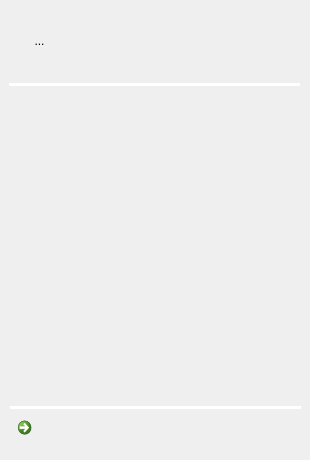
      <widget class="QWidget" name="arcWeldingLookUpTablePage">
       <widget class="QCommandLinkButton" name="arcWeldingLookUpTableBackButton">
        <property name="geometry">
         <rect>
          <x>10</x>
          <y>410</y>
          <width>41</width>
          <height>41</height>
         </rect>
        </property>
        <property name="toolTip">
         <string>Go back to Output parameters</string>
        </property>
        <property name="text">
         <string/>
        </property>
        <property name="icon">
         <iconset resource="adapHMIModule.qrc">
          <normaloff>:/adapHMIResources/images/Btn_Back.png</normaloff>:/adapHMIResources/images/Btn_Back.png</iconset>
        </property>
        <property name="iconSize">
         <size>
          <width>25</width>
          <height>25</height>
         </size>
        </property>
       </widget>
       <widget class="Line" name="arcWeldingLookUpTableUpperLine">
        <property name="geometry">
         <rect>
          <x>9</x>
          <y>76</y>
          <width>291</width>
          <height>16</height>
         </rect>
        </property>
        <property name="styleSheet">
         <string notr="true">color: rgb(255, 255, 255);</string>
        </property>
        <property name="frameShadow">
         <enum>QFrame::Plain</enum>
        </property>
        <property name="lineWidth">
         <number>3</number>
        </property>
        <property name="orientation">
         <enum>Qt::Horizontal</enum>
        </property>
       </widget>
       <widget class="Line" name="arcWeldingLookUpTableLowerLine">
        <property name="geometry">
         <rect>
          <x>10</x>
          <y>399</y>
          <width>291</width>
          <height>16</height>
         </rect>
        </property>
        <property name="styleSheet">
         <string notr="true">color: rgb(255, 255, 255);</string>
        </property>
        <property name="frameShadow">
         <enum>QFrame::Plain</enum>
        </property>
        <property name="lineWidth">
         <number>3</number>
        </property>
        <property name="orientation">
         <enum>Qt::Horizontal</enum>
        </property>
       </widget>
       <widget class="QWidget" name="arcWeldingLookUpTableWidget" native="true">
        <property name="geometry">
         <rect>
          <x>10</x>
          <y>10</y>
          <width>61</width>
          <height>61</height>
         </rect>
        </property>
        <widget class="QToolButton" name="arcWeldingLookUpTableToolButton">
         <property name="geometry">
          <rect>
           <x>2</x>
           <y>3</y>
           <width>55</width>
           <height>55</height>
          </rect>
         </property>
         <property name="toolTip">
          <string>Click to Show Lut Table</string>
         </property>
         <property name="text">
          <string>...</string>
         </property>
         <property name="icon">
          <iconset resource="adapHMIModule.qrc">
           <normaloff>:/adapHMIResources/images/Btn_LookUpTable.png</normaloff>:/adapHMIResources/images/Btn_LookUpTable.png</iconset>
         </property>
         <property name="iconSize">
          <size>
           <width>58</width>
           <height>58</height>
          </size>
         </property>
         <property name="autoRaise">
          <bool>true</bool>
         </property>
        </widget>
       </widget>
       <widget class="QTableView" name="arcWeldingLookUpTableView">
        <property name="geometry">
         <rect>
          <x>10</x>
          <y>100</y>
          <width>0</width>
          <height>0</height>
         </rect>
        </property>
        <property name="autoScroll">
         <bool>true</bool>
        </property>
        <property name="editTriggers">
         <set>QAbstractItemView::AnyKeyPressed|QAbstractItemView::DoubleClicked|QAbstractItemView::EditKeyPressed</set>
        </property>
        <property name="tabKeyNavigation">
         <bool>true</bool>
        </property>
        <property name="sortingEnabled">
         <bool>false</bool>
        </property>
        <attribute name="horizontalHeaderVisible">
         <bool>false</bool>
        </attribute>
        <attribute name="horizontalHeaderCascadingSectionResizes">
         <bool>false</bool>
        </attribute>
       </widget>
       <zorder>arcWeldingLookUpTableUpperLine</zorder>
       <zorder>arcWeldingLookUpTableLowerLine</zorder>
       <zorder>arcWeldingLookUpTableWidget</zorder>
       <zorder>arcWeldingLookUpTableView</zorder>
       <zorder>arcWeldingLookUpTableBackButton</zorder>
      </widget>
